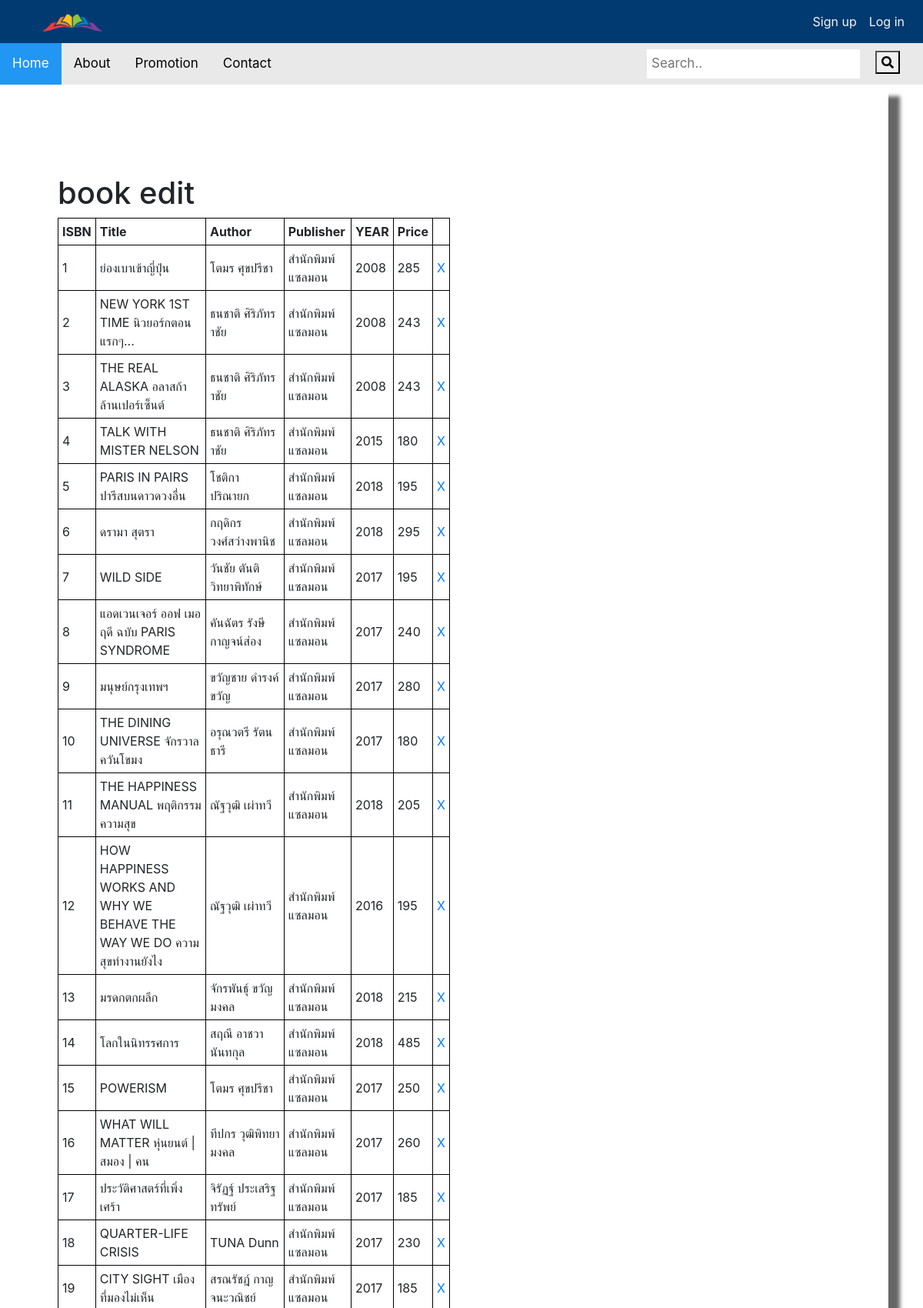
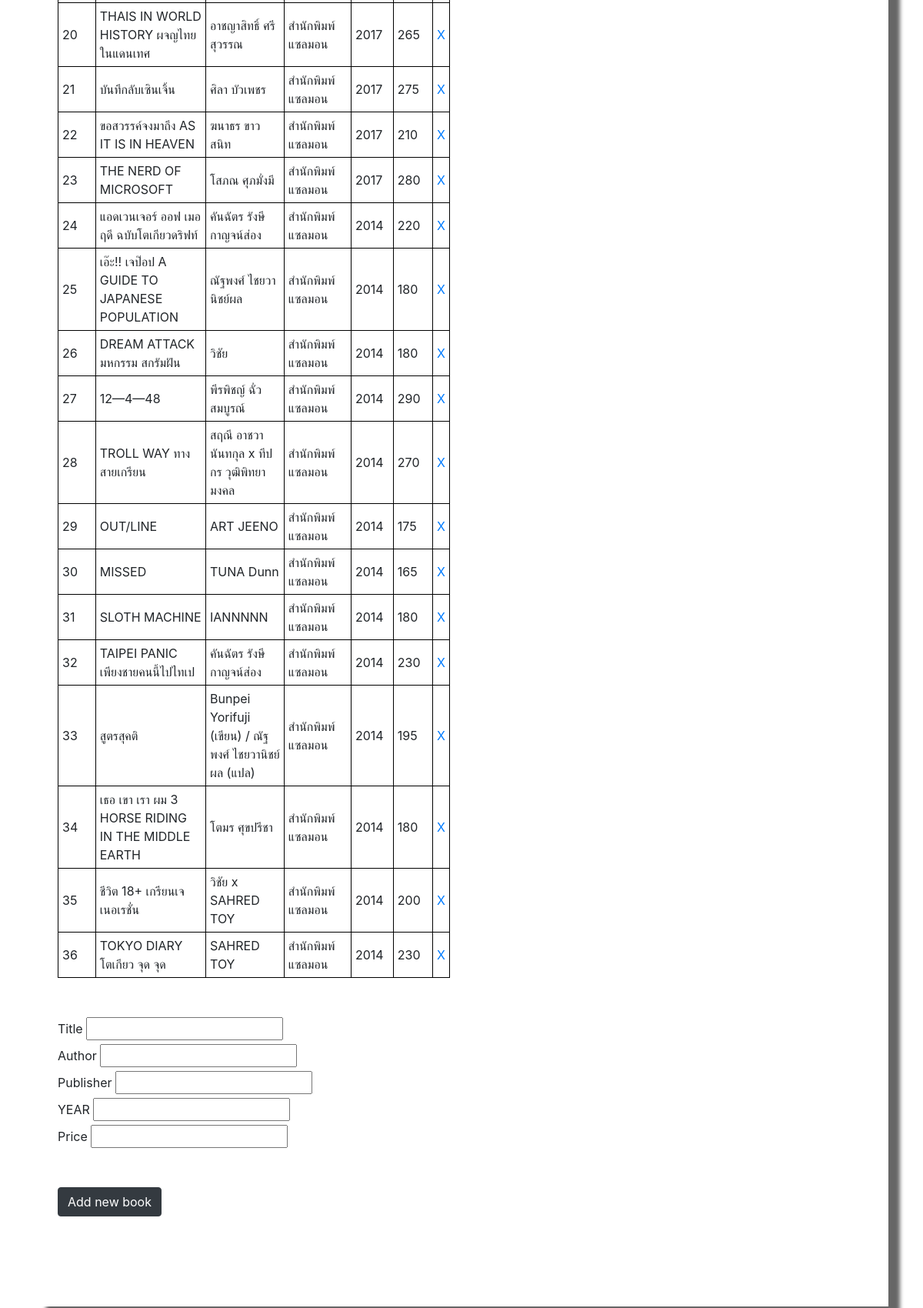
Screenshot of /staff_addbook.php (upper part) with the database file from the repository (2 pictures, top to bottom).
### tables this page shows
CREATE TABLE `book` (
  `ISBN` int(11) NOT NULL,
  `author_name` varchar(255) DEFAULT NULL,
  `publisher_name` varchar(255) DEFAULT NULL,
  `book_info` varchar(1000) DEFAULT NULL,
  `title` varchar(255) DEFAULT NULL,
  `year` int(11) DEFAULT NULL,
  `price` double DEFAULT NULL,
  `img_url` varchar(255) DEFAULT NULL
);

### staff_addbook.php (the view, shortened to what this page needs)
<?php
  include 'header.php';
require_once('connect.php');
?>
  <link rel="stylesheet" href="https://stackpath.bootstrapcdn.com/bootstrap/4.1.3/css/bootstrap.min.css"
>
  <link rel="stylesheet" href="css/style.css">
  <link rel="stylesheet" href="css/readmore.css">
<div class="container">
    <div class="box">
        <div class="book">
        <div class="col-sm-6">
          <div class="context">
            <h1>book edit</h1>
          <table style="width:100%" >
                <tr>
                    <th>ISBN</th>
                    <th>Title</th>
                    <th>Author</th>
                    <th>Publisher</th>
                    <th>YEAR</th>
                    <th>Price</th>
                <?php
                    $q = 'SELECT * FROM book';
                    $result=$mysqli->query($q);
                   while($row=$result->fetch_array()){ ?>
                           <tr>
                              <td><?=$row['ISBN']?></td>
                              <td><?=$row['title']?></td>
                              <td><?=$row['author_name']?></td>
                              <td><?=$row['publisher_name']?></td>
                              <td><?=$row['year']?></td>
                              <td><?=$row['price']?></td>
                              <td><a href='delbook.php?id=<?=$row['ISBN']?>'>X</a></td>
                          </tr>
                  <?php } ?>
                  </table>
          </div>
          <form action="staff_addbook.php" method="post">
                  <label>Title</label>
                  <input type="text" name="title"><br>
                  <label>Author</label>
                  <input type="text" name="author_name"><br>
                  <label>Publisher</label>
                  <input type="text" name="publisher_name"><br>
                  <label>YEAR</label>
                  <input type="text" name="year"><br>
                  <label>Price</label>
                  <input type="text" name="price" style="margin-bottom : 10%"><br>
                  <button type="submit" class="btn btn-dark cartbtn" style = "margin-bottom : 20%">Add new book</button>
                  </form>
        </div>
      </div>
    </div>
  </div>
  <?php
    include 'footer.php';
  ?>

### css/readmore.css (style rules this page uses)
.box { box-shadow:15px 15px 5px 0 rgba(0, 0,0, 0.6); padding:15px; }
.context { text-align: top; margin-top:20%; }
.cartbtn { margin: auto; }

### staff_addbook.php (style rules this page uses)
table, th, td { border: 1px solid black; border-collapse: collapse; padding : 5px; margin-bottom : 10%; }

### rows the page displays
book: ISBN "1", title "ย่องเบาเข้าญี่ปุ่น", author_name "โตมร ศุขปรีชา", publisher_name "สำนักพิมพ์แซลมอน", year "2008", price "285"
book: ISBN "2", title "NEW YORK 1ST TIME นิวยอร์กตอนแรกๆ...", author_name "ธนชาติ ศิริภัทราชัย", publisher_name "สำนักพิมพ์แซลมอน", year "2008", price "243"
book: ISBN "3", title "THE REAL ALASKA อลาสก้าล้านเปอร์เซ็นต์", author_name "ธนชาติ ศิริภัทราชัย", publisher_name "สำนักพิมพ์แซลมอน", year "2008", price "243"
book: ISBN "4", title "TALK WITH MISTER NELSON", author_name "ธนชาติ ศิริภัทราชัย", publisher_name "สำนักพิมพ์แซลมอน", year "2015", price "180"
book: ISBN "5", title "PARIS IN PAIRS ปารีสบนดาวดวงอื่น", author_name "โชติกา ปริณายก", publisher_name "สำนักพิมพ์แซลมอน", year "2018", price "195"
book: ISBN "6", title "ดรามา สุตรา", author_name "กฤดิกร วงศ์สว่างพานิช", publisher_name "สำนักพิมพ์แซลมอน", year "2018", price "295"
book: ISBN "7", title "WILD SIDE", author_name "วันชัย ตันติวิทยาพิทักษ์", publisher_name "สำนักพิมพ์แซลมอน", year "2017", price "195"
book: ISBN "8", title "แอดเวนเจอร์ ออฟ เมอฤดี ฉบับ PARIS SYNDROME", author_name "คันฉัตร รังษีกาญจน์ส่อง", publisher_name "สำนักพิมพ์แซลมอน", year "2017", price "240"
book: ISBN "9", title "มนุษย์กรุงเทพฯ", author_name "ขวัญชาย ดำรงค์ขวัญ", publisher_name "สำนักพิมพ์แซลมอน", year "2017", price "280"
book: ISBN "10", title "THE DINING UNIVERSE จักรวาลควันโขมง", author_name "อรุณวตรี รัตนธารี", publisher_name "สำนักพิมพ์แซลมอน", year "2017", price "180"
book: ISBN "11", title "THE HAPPINESS MANUAL พฤติกรรมความสุข", author_name "ณัฐวุฒิ เผ่าทวี", publisher_name "สำนักพิมพ์แซลมอน", year "2018", price "205"
book: ISBN "12", title "HOW HAPPINESS WORKS AND WHY WE BEHAVE THE WAY WE DO ความสุขทำงานยังไง", author_name "ณัฐวุฒิ เผ่าทวี", publisher_name "สำนักพิมพ์แซลมอน", year "2016", price "195"
book: ISBN "13", title "มรดกตกผลึก", author_name "จักรพันธุ์ ขวัญมงคล", publisher_name "สำนักพิมพ์แซลมอน", year "2018", price "215"
book: ISBN "14", title "โลกในนิทรรศการ", author_name "สฤณี อาชวานันทกุล", publisher_name "สำนักพิมพ์แซลมอน", year "2018", price "485"
book: ISBN "15", title "POWERISM", author_name "โตมร ศุขปรีชา", publisher_name "สำนักพิมพ์แซลมอน", year "2017", price "250"
book: ISBN "16", title "WHAT WILL MATTER หุ่นยนต์ | สมอง | คน", author_name "ทีปกร วุฒิพิทยามงคล", publisher_name "สำนักพิมพ์แซลมอน", year "2017", price "260"
book: ISBN "17", title "ประวัติศาสตร์ที่เพิ่งเศร้า", author_name "จิรัฏฐ์ ประเสริฐทรัพย์", publisher_name "สำนักพิมพ์แซลมอน", year "2017", price "185"
book: ISBN "18", title "QUARTER-LIFE CRISIS", author_name "TUNA Dunn", publisher_name "สำนักพิมพ์แซลมอน", year "2017", price "230"
book: ISBN "19", title "CITY SIGHT เมืองที่มองไม่เห็น", author_name "สรณรัชฎ์ กาญจนะวณิชย์", publisher_name "สำนักพิมพ์แซลมอน", year "2017", price "185"
book: ISBN "20", title "THAIS IN WORLD HISTORY ผจญไทยในแดนเทศ", author_name "อาชญาสิทธิ์ ศรีสุวรรณ", publisher_name "สำนักพิมพ์แซลมอน", year "2017", price "265"
book: ISBN "21", title "บันทึกลับเซินเจิ้น", author_name "ศิลา บัวเพชร", publisher_name "สำนักพิมพ์แซลมอน", year "2017", price "275"
book: ISBN "22", title "ขอสวรรค์จงมาถึง AS IT IS IN HEAVEN", author_name "ฆนาธร ขาวสนิท", publisher_name "สำนักพิมพ์แซลมอน", year "2017", price "210"
book: ISBN "23", title "THE NERD OF MICROSOFT", author_name "โสภณ ศุภมั่งมี", publisher_name "สำนักพิมพ์แซลมอน", year "2017", price "280"
book: ISBN "24", title "แอดเวนเจอร์ ออฟ เมอฤดี ฉบับโตเกียวดริฟท์", author_name "คันฉัตร รังษีกาญจน์ส่อง", publisher_name "สำนักพิมพ์แซลมอน", year "2014", price "220"
book: ISBN "25", title "เอ๊ะ!! เจป๊อป A GUIDE TO JAPANESE POPULATION", author_name "ณัฐพงศ์ ไชยวานิชย์ผล", publisher_name "สำนักพิมพ์แซลมอน", year "2014", price "180"
book: ISBN "26", title "DREAM ATTACK มหกรรม สกรัมฝัน", author_name "วิชัย", publisher_name "สำนักพิมพ์แซลมอน", year "2014", price "180"
book: ISBN "27", title "12—4—48", author_name "พีรพิชญ์ ฉั่วสมบูรณ์", publisher_name "สำนักพิมพ์แซลมอน", year "2014", price "290"
book: ISBN "28", title "TROLL WAY ทางสายเกรียน", author_name "สฤณี อาชวานันทกุล x ทีปกร วุฒิพิทยามงคล", publisher_name "สำนักพิมพ์แซลมอน", year "2014", price "270"
book: ISBN "29", title "OUT/LINE", author_name "ART JEENO", publisher_name "สำนักพิมพ์แซลมอน", year "2014", price "175"
book: ISBN "30", title "MISSED", author_name "TUNA Dunn", publisher_name "สำนักพิมพ์แซลมอน", year "2014", price "165"
book: ISBN "31", title "SLOTH MACHINE", author_name "IANNNNN", publisher_name "สำนักพิมพ์แซลมอน", year "2014", price "180"
book: ISBN "32", title "TAIPEI PANIC เพียงชายคนนี้ไปไทเป", author_name "คันฉัตร รังษีกาญจน์ส่อง", publisher_name "สำนักพิมพ์แซลมอน", year "2014", price "230"
book: ISBN "33", title "สูตรสุคติ", author_name "Bunpei Yorifuji (เขียน) / ณัฐพงศ์ ไชยวานิชย์ผล (แปล)", publisher_name "สำนักพิมพ์แซลมอน", year "2014", price "195"
book: ISBN "34", title "เธอ เขา เรา ผม 3 HORSE RIDING IN THE MIDDLE EARTH", author_name "โตมร ศุขปรีชา", publisher_name "สำนักพิมพ์แซลมอน", year "2014", price "180"
book: ISBN "35", title "ชีวิต 18+ เกรียนเจเนอเรชั่น", author_name "วิชัย x SAHRED TOY", publisher_name "สำนักพิมพ์แซลมอน", year "2014", price "200"
book: ISBN "36", title "TOKYO DIARY โตเกียว จุด จุด", author_name "SAHRED TOY", publisher_name "สำนักพิมพ์แซลมอน", year "2014", price "230"
